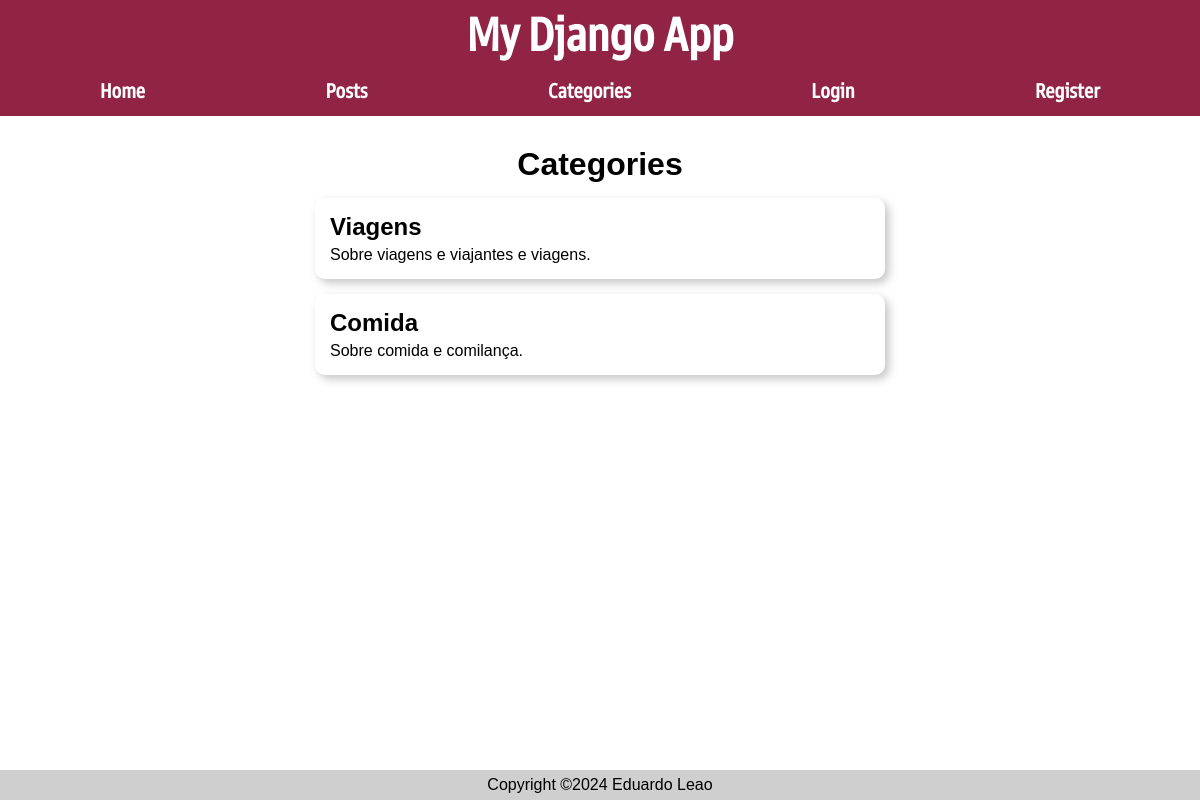
Before: /posts/categories/ with the older database file.
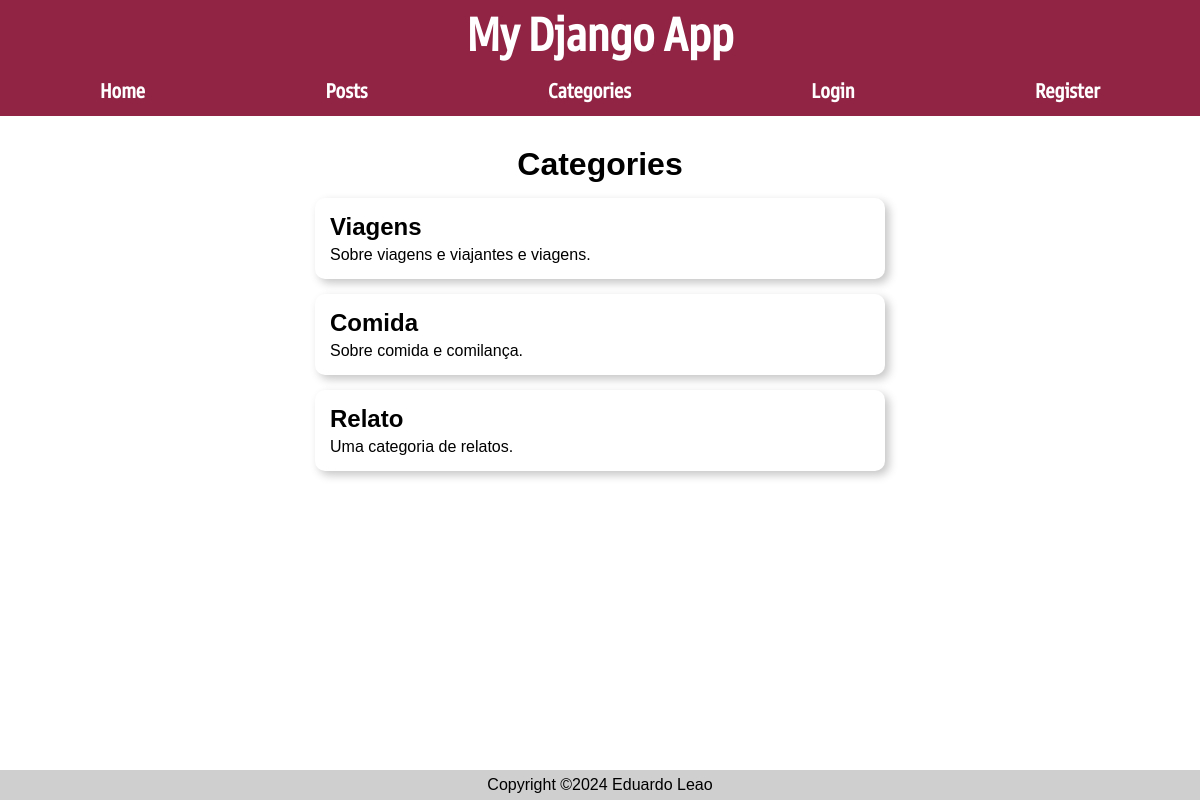
After: the same page with the newer database file.
### posts/models.py (models this page shows, shortened)
class Categories(models.Model):
    name = models.TextField()
    description = models.TextField()

### posts/views.py (the view)
# urls.py: path('categories/', views.categories_list, name="categories"),
def categories_list(request):
    cats = Categories.objects.all()
    return render(request, 'posts/categories.html', {'cats': cats})

### posts/templates/posts/categories.html
{% extends 'layout.html' %}
{% block content %}
        <h1>Categories</h1>
        {% for cat in cats %}
            <a href="{% url 'posts:category' cat.id %}">
                <article class="post">
                    <h2>{{ cat.name }}</h2>
                    <p>{{ cat.description }}</p>
                </article>
            </a>
        {% endfor %}
{% endblock content %}

Changed rows visible on the page:
added Categories: name "Relato", description "Uma categoria de relatos."
